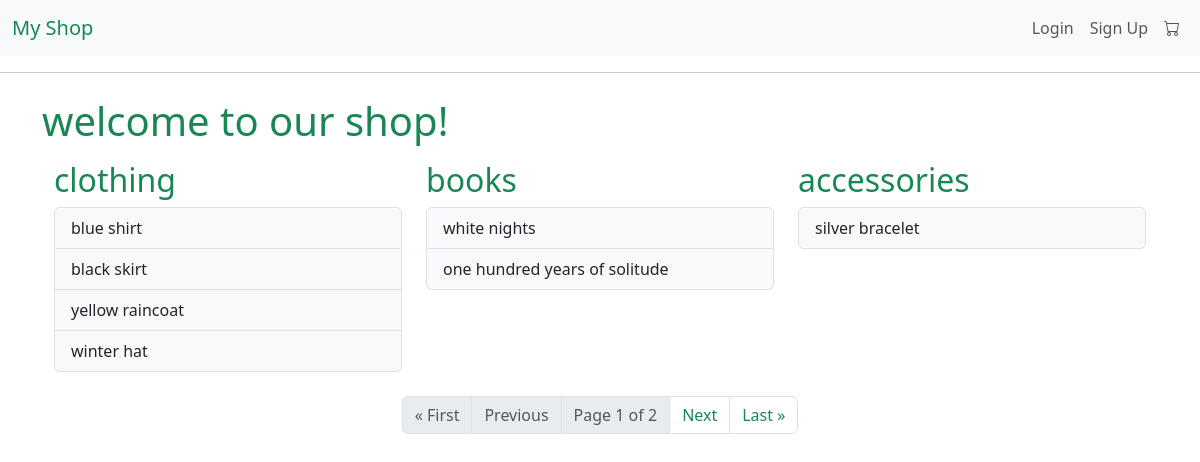
The page / on the database its author committed.
### shop/models.py (models this page shows, shortened)
class Category(models.Model):
    name = models.CharField(max_length=225)

class Product(models.Model):
    name = models.CharField(max_length=225)
    description = models.TextField()
    price = models.DecimalField(max_digits=15, decimal_places=2)
    stock = models.IntegerField()
    image = models.ImageField(upload_to='product_images/')
    category = models.ForeignKey(Category, on_delete=models.SET_NULL, null=True, blank=True)
    created_at = models.DateTimeField(auto_now_add=True)

### shop/views.py (the view)
# urls.py: path('', homepage, name="homepage"),
def homepage(request):
    categories_list = list(Category.objects.all())
    products = list(Product.objects.all())
    paginator = Paginator(categories_list, 3)
    page_number = request.GET.get('page')
    try:
        categories = paginator.page(page_number)
    except PageNotAnInteger:
        categories = paginator.page(1)
    except EmptyPage:
        categories = paginator.page(paginator.num_pages)
    return render(request, 'homepage.html', {"categories": categories, "products": products})

### templates/homepage.html (shortened to what this page needs)
{%  extends "base.html" %}
{% block content %}
    <p class="display-6 text-success">
    welcome to our shop!
    </p>
    <div class="container">
       <div class="row">
           {% for category in categories %}
               <div class="col-sm-4">
           <a href="/shop/category/{{ category.id }}/" class="h2 text-success" style="text-decoration: none">{{ category.name }}</a>
           <div class="list-group mt-2">
           {% for product in products %}
           {% if product.category == category %}
               <a href="/shop/product/{{ product.id }}" class="list-group-item list-group-item-action bg-light">{{ product.name }}</a>
               {% endif %}
           {% endfor %}
           </div>
               </div>
       {% endfor %}
       </div>
    </div>
   <nav aria-label="Page navigation" class="mt-4">
        <ul class="pagination justify-content-center">
            {% if categories.has_previous %}
                <li class="page-item"><a class="page-link text-success" href="?page=1">&laquo; First</a></li>
                <li class="page-item"><a class="page-link text-success" href="?page={{ categories.previous_page_number }}">Previous</a></li>
            {% else %}
                <li class="page-item disabled"><a class="page-link">&laquo; First</a></li>
                <li class="page-item disabled"><a class="page-link">Previous</a></li>
            {% endif %}
            <li class="page-item disabled"><a class="page-link">Page {{ categories.number }} of {{ categories.paginator.num_pages }}</a></li>
            {% if categories.has_next %}
                <li class="page-item"><a class="page-link text-success" href="?page={{ categories.next_page_number }}">Next</a></li>
                <li class="page-item"><a class="page-link text-success" href="?page={{ categories.paginator.num_pages }}">Last &raquo;</a></li>
            {% else %}
                <li class="page-item disabled"><a class="page-link">Next</a></li>
                <li class="page-item disabled"><a class="page-link">Last &raquo;</a></li>
            {% endif %}
        </ul>
    </nav>
{% endblock %}

### rows shown on the page
Category: name "clothing"
Product: name "blue shirt"
Product: name "black skirt"
Product: name "yellow raincoat"
Product: name "winter hat"
Category: name "books"
Product: name "white nights"
Product: name "one hundred years of solitude"
Category: name "accessories"
Product: name "silver bracelet"

### other values the page prints
{{ categories.number }} "1"
{{ categories.paginator.num_pages }} "2"
